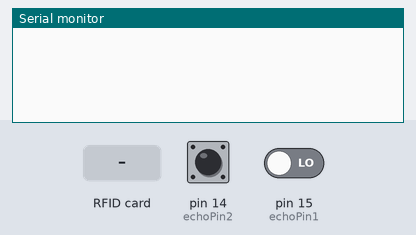
The sketch below on a simulated Arduino Uno, built with avr-gcc and run on an emulated ATmega328P. Shown: the last lines printed to the serial monitor. The inputs (shaded band) are chosen by the test bench; at power-on: pin 14 (echoPin2) LOW, pin 15 (echoPin1) LOW.

Above: at 1.2 s.
1.3 s: RFID card 5E 7A 19 C4 held to the reader
At 2.9 s:
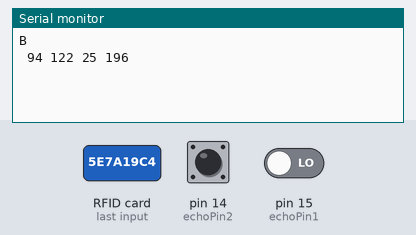
3.5 s: pin 14 (echoPin2) pulsed HIGH 2 times (0.12 s each, 0.3 s apart)
At 4.0 s:
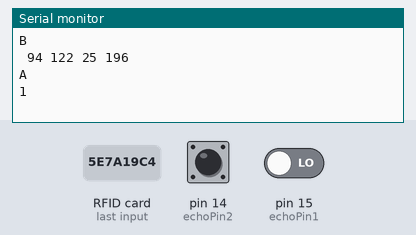

The sketch:

occupancyAndAccessControl.ino
```cpp
/*======================================
 * For RFID
 * -------------------------------------
 *             MFRC522      Arduino Uno
 * Signal      Pin          Pin
 * -------------------------------------
 * RST/Reset   RST          9
 * SPI SS      SDA(SS)      10
 * SPI MOSI    MOSI         11 / ICSP-4
 * SPI MISO    MISO         12 / ICSP-1
 * SPI SCK     SCK          13 / ICSP-3
 *
 * For Ultrasonic sensor 1
 * -------------------------------------
 * Ultrasonic   Arduino Uno
 * Senor Pin    Pin
 * -------------------------------------
 * VCC          VCC
 * TRIG         16
 * ECHO         15
 * GND          GND
 *
 * For Ultrasonic sensor 2
 * -------------------------------------
 * Ultrasonic   Arduino Uno
 * Senor Pin    Pin
 * -------------------------------------
 * VCC          VCC
 * TRIG         18
 * ECHO         14
 * GND          GND
 *
 * For Keypad
 * -------------------------------------
 * Ultrasonic   Arduino Uno
 * Senor Pin    Pin
 * -------------------------------------
 * R1            17
 * R2            6
 * R3            7
 * R4            6
 * C1            5
 * C2            4
 * C3            3
 * C4            2
 * --------------------------------------
 * ======================================
 */

//==========//
//   CODE   //
//==========//

// Include Libraries
#include <SPI.h>
#include <MFRC522.h>
#include <Keypad.h>
#include <SoftwareSerial.h>

/*--------------------------*/
//Occupancy control
//--------------------------//
/*
Ultrasonic sensor 1
-------------------
Vcc
*/
const int trigPin1 = 16;
const int echoPin1 = 15;
const int trigPin2 = 18;
const int echoPin2 = 14;
const int vcc = 19;

//define sound velocity in cm/uS
#define SOUND_VELOCITY 0.034
#define CM_TO_INCH 0.393701

long duration1,duration2;
float distance1,distance2;
float distanceInch;

/*--------------------------*/
//Access control
//--------------------------//

////RFID////
#define RST_PIN         9
#define SS_PIN          10

MFRC522 mfrc522(SS_PIN, RST_PIN);   // Create MFRC522 instance.

MFRC522::MIFARE_Key key;
byte nuidPICC[4];

////KeyPad////
const byte n_rows = 4;
const byte n_cols = 4;

int num = 0;
int pw = 0;
int count = 0;

char keys[n_rows][n_cols] = {
  {'1','2','3','A'},
  {'4','5','6','B'},
  {'7','8','9','C'},
  {'*','0','#','D'}
};

byte colPins[n_rows] = {5, 4, 3, 2};
byte rowPins[n_cols] = {17, 8, 7, 6};

Keypad myKeypad = Keypad( makeKeymap(keys), rowPins, colPins, n_rows, n_cols);
String password = "";


/*----------------------------------------------------------------------------*/
SoftwareSerial mySerial(0, 1); // RX, TX
/*----------------------------------------------------------------------------*/

void setup() {
  Serial.begin(9600); // Starts the serial communication

/*----------------------------------------------------------------------------*/
//Occupancy control
//----------------------------------------------------------------------------//
  pinMode(trigPin1, OUTPUT); // Sets the trigPin as an Output
  pinMode(echoPin1, INPUT); // Sets the echoPin as an Input
  pinMode(trigPin2, OUTPUT); // Sets the trigPin as an Output
  pinMode(echoPin2, INPUT); // Sets the echoPin as an Input
  digitalWrite(vcc, HIGH);

/*----------------------------------------------------------------------------*/
//Access control
//----------------------------------------------------------------------------//

////RFID////
  SPI.begin();        // Init SPI bus
  mfrc522.PCD_Init(); // Init MFRC522 card

  // Prepare the key (used both as key A and as key B)
  // using FFFFFFFFFFFFh which is the default
  for (byte i = 0; i < 6; i++) {
      key.keyByte[i] = 0xFF;
  }
}

void loop() {

/*----------------------------------------------------------------------------*/
//Occupancy control
//----------------------------------------------------------------------------//
  // Clears the trigPin
  digitalWrite(trigPin1, LOW);
  delay(2);
  // Sets the trigPin on HIGH state for 10 micro seconds
  digitalWrite(trigPin1, HIGH);
  delay(10);
  digitalWrite(trigPin1, LOW);

  // Reads the echoPin, returns the sound wave travel time in microseconds
  duration1 = pulseIn(echoPin1, HIGH);
  delay(10);

  // Clears the trigPin
  digitalWrite(trigPin2, LOW);
  delay(2);
  // Sets the trigPin on HIGH state for 10 micro seconds
  digitalWrite(trigPin2, HIGH);
  delay(10);
  digitalWrite(trigPin2, LOW);

  // Reads the echoPin, returns the sound wave travel time in microseconds
  duration2 = pulseIn(echoPin2, HIGH);

  // Calculate the distance
  distance1 = duration1 * SOUND_VELOCITY/2;
  distance2 = duration2 * SOUND_VELOCITY/2;

  int diff = distance2 - distance1;

  if (diff > 2){
    Serial.println('A');
    Serial.println(1);
    delay(500);
  }
  else if (diff < -2){
    Serial.println('A');
    Serial.println(-1);
    delay(500);
  }

/*----------------------------------------------------------------------------*/
//Access control
//----------------------------------------------------------------------------//

////RFID////
  if ( mfrc522.PICC_IsNewCardPresent() && mfrc522.PICC_ReadCardSerial()){
    MFRC522::PICC_Type piccType = mfrc522.PICC_GetType(mfrc522.uid.sak);
        // Store NUID into nuidPICC array
        for (byte i = 0; i < 4; i++) {
            nuidPICC[i] = mfrc522.uid.uidByte[i];
        }
        Serial.println('B');
        printDec(mfrc522.uid.uidByte, mfrc522.uid.size);
    }

    // Halt PICC
    mfrc522.PICC_HaltA();
    // Stop encryption on PCD
    mfrc522.PCD_StopCrypto1();

 ////KeyPad////
 /*
  * Press '*' to enter a password.
  * Press '#' to Enter
  */
  char key = myKeypad.getKey();
  if (key == '*' && pw == 0){
    pw = 1;
  }

  else if (key == '#' && pw ==1){
    for(int i=1; i<4;i++){
      Serial.println('C');
      Serial.println(password);
      delay(400);
    }
    password = "";
    pw = 0;
  }

  else if (key != NULL && pw ==1 ){
    password = password + key;
  }
  delay(250);
}

/**
 * Helper routine
 */
void printDec(byte *buffer, byte bufferSize) {
  for (byte i = 0; i < bufferSize; i++) {
      Serial.print(buffer[i] < 0x10 ? " 0" : " ");
      Serial.print(buffer[i], DEC);
  }
  Serial.println("");
}
```

Measured:
- after the input at 1.3 s, the serial monitor: prints a new line after 0.79 s (image 1)
- after the input at 3.5 s, the serial monitor: prints a new line after 0.12 s (image 2)
